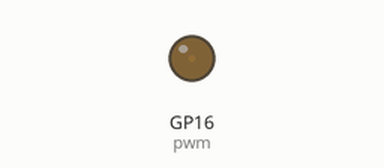
A program run on a simulated Raspberry Pi Pico running MicroPython. On the bench: output pins drawn as LEDs (lit = HIGH).

Above: at 0.05 s.
Timing chart, 0 to 4.0 s (numbered marks = the images above):
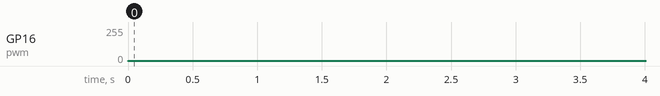

The program:

003-pwm.py
```python
# https://docs.micropython.org/en/latest/esp8266/tutorial/pwm.html

import time
from machine import Pin, PWM

pwm = PWM(Pin(16))
pwm.freq(1000)

while True:
    for duty in range(0, 65025, 5):
        pwm.duty_u16(duty)
        time.sleep(0.0001)
    for duty in range(65025, 0, -5):
        pwm.duty_u16(duty)
        time.sleep(0.0001)
```

Measured:
- by itself, GP16 (pwm): 0/255 → 1/255 at 0.00 s, → 158/255 22.0 s later
